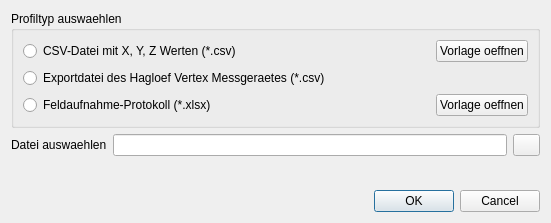
<?xml version="1.0" encoding="UTF-8"?>
<ui version="4.0">
 <class>SurveyImportDialogUI</class>
 <widget class="QDialog" name="SurveyImportDialogUI">
  <property name="geometry">
   <rect>
    <x>0</x>
    <y>0</y>
    <width>551</width>
    <height>223</height>
   </rect>
  </property>
  <property name="windowTitle">
   <string>Import Gelaendeprofil</string>
  </property>
  <layout class="QVBoxLayout" name="verticalLayout">
   <item>
    <layout class="QVBoxLayout" name="verticalLayout_2">
     <item>
      <widget class="QGroupBox" name="groupBox">
       <property name="title">
        <string>Profiltyp auswaehlen</string>
       </property>
       <layout class="QHBoxLayout" name="horizontalLayout">
        <item>
         <layout class="QGridLayout" name="gridLayout_2">
          <item row="2" column="0">
           <widget class="QRadioButton" name="radioExcelProtocol">
            <property name="sizePolicy">
             <sizepolicy hsizetype="Expanding" vsizetype="Fixed">
              <horstretch>0</horstretch>
              <verstretch>0</verstretch>
             </sizepolicy>
            </property>
            <property name="text">
             <string>Feldaufnahme-Protokoll (*.xlsx)</string>
            </property>
           </widget>
          </item>
          <item row="2" column="1">
           <widget class="QPushButton" name="buttonTemplateExcelProtocol">
            <property name="text">
             <string>Vorlage oeffnen</string>
            </property>
           </widget>
          </item>
          <item row="0" column="0">
           <widget class="QRadioButton" name="radioCsvXyz">
            <property name="text">
             <string>CSV-Datei mit X, Y, Z Werten (*.csv)</string>
            </property>
           </widget>
          </item>
          <item row="0" column="1">
           <widget class="QPushButton" name="buttonTemplateCsvXyz">
            <property name="text">
             <string>Vorlage oeffnen</string>
            </property>
           </widget>
          </item>
          <item row="1" column="0" colspan="2">
           <widget class="QRadioButton" name="radioCsvVertex">
            <property name="text">
             <string>Exportdatei des Hagloef Vertex Messgeraetes (*.csv)</string>
            </property>
           </widget>
          </item>
         </layout>
        </item>
       </layout>
      </widget>
     </item>
     <item>
      <layout class="QHBoxLayout" name="horizontalLayout_2">
       <item>
        <widget class="QLabel" name="label_3">
         <property name="text">
          <string>Datei auswaehlen</string>
         </property>
        </widget>
       </item>
       <item>
        <widget class="QLineEdit" name="fieldSurveyFilePath">
         <property name="readOnly">
          <bool>true</bool>
         </property>
        </widget>
       </item>
       <item>
        <widget class="QPushButton" name="buttonOpenSurvey">
         <property name="sizePolicy">
          <sizepolicy hsizetype="Fixed" vsizetype="Fixed">
           <horstretch>0</horstretch>
           <verstretch>0</verstretch>
          </sizepolicy>
         </property>
         <property name="maximumSize">
          <size>
           <width>27</width>
           <height>27</height>
          </size>
         </property>
         <property name="text">
          <string/>
         </property>
         <property name="icon">
          <iconset resource="resources.qrc">
           <normaloff>:/plugins/SeilaplanPlugin/gui/icons/icon_open.png</normaloff>:/plugins/SeilaplanPlugin/gui/icons/icon_open.png</iconset>
         </property>
         <property name="iconSize">
          <size>
           <width>24</width>
           <height>24</height>
          </size>
         </property>
        </widget>
       </item>
      </layout>
     </item>
     <item>
      <spacer name="verticalSpacer">
       <property name="orientation">
        <enum>Qt::Vertical</enum>
       </property>
       <property name="sizeHint" stdset="0">
        <size>
         <width>20</width>
         <height>40</height>
        </size>
       </property>
      </spacer>
     </item>
     <item>
      <widget class="QDialogButtonBox" name="buttonBox">
       <property name="orientation">
        <enum>Qt::Horizontal</enum>
       </property>
       <property name="standardButtons">
        <set>QDialogButtonBox::Cancel|QDialogButtonBox::Ok</set>
       </property>
      </widget>
     </item>
    </layout>
   </item>
  </layout>
 </widget>
 <resources>
  <include location="resources.qrc"/>
 </resources>
 <connections>
  <connection>
   <sender>buttonBox</sender>
   <signal>accepted()</signal>
   <receiver>SurveyImportDialogUI</receiver>
   <slot>accept()</slot>
   <hints>
    <hint type="sourcelabel">
     <x>248</x>
     <y>254</y>
    </hint>
    <hint type="destinationlabel">
     <x>157</x>
     <y>274</y>
    </hint>
   </hints>
  </connection>
  <connection>
   <sender>buttonBox</sender>
   <signal>rejected()</signal>
   <receiver>SurveyImportDialogUI</receiver>
   <slot>reject()</slot>
   <hints>
    <hint type="sourcelabel">
     <x>316</x>
     <y>260</y>
    </hint>
    <hint type="destinationlabel">
     <x>286</x>
     <y>274</y>
    </hint>
   </hints>
  </connection>
 </connections>
</ui>
